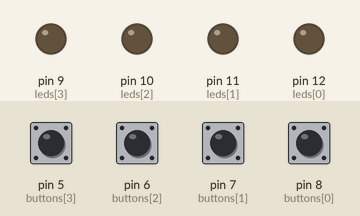
Simulated run of this sketch. Board: Arduino Uno, built with avr-gcc and run on an emulated ATmega328P. On the bench: output pins drawn as LEDs (lit = HIGH). The test bench sets the inputs (shaded band); at power-on: pin 5 (buttons[3]), pin 6 (buttons[2]), pin 7 (buttons[1]), pin 8 (buttons[0]) HIGH. What the sketch prints to the serial monitor is not drawn.

Above: at 2.2 s.
2.3 s: pin 5 (buttons[3]) pulled LOW for 0.15 s
At 3.6 s:
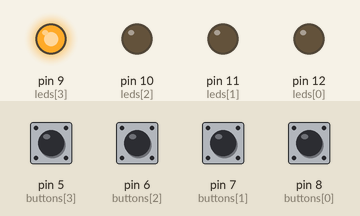
3.9 s: pin 6 (buttons[2]) pulled LOW for 0.15 s
At 4.8 s:
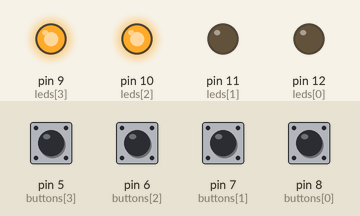
5.5 s: pin 7 (buttons[1]) pulled LOW for 0.15 s
At 6.0 s:
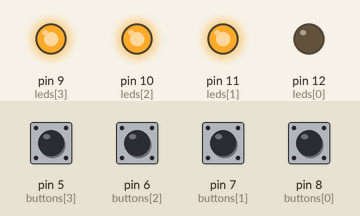
7.1 s: pin 5 (buttons[3]) pulled LOW for 0.15 s
At 8.4 s:
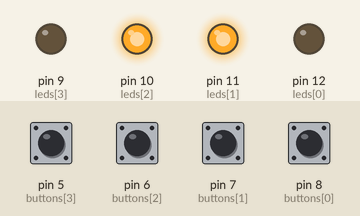
8.7 s: pin 8 (buttons[0]) pulled LOW for 0.15 s
At 9.7 s:
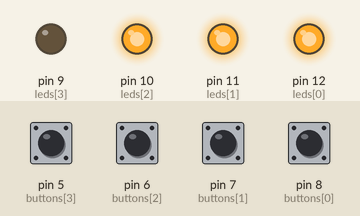
10.3 s: pin 6 (buttons[2]) pulled LOW for 0.15 s
At 10.9 s:
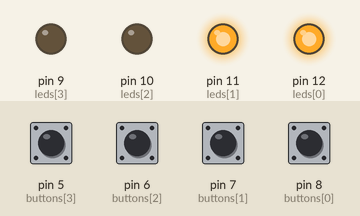
Timing chart, 0 to 12.9 s (numbered marks = the images above; inputs shaded):
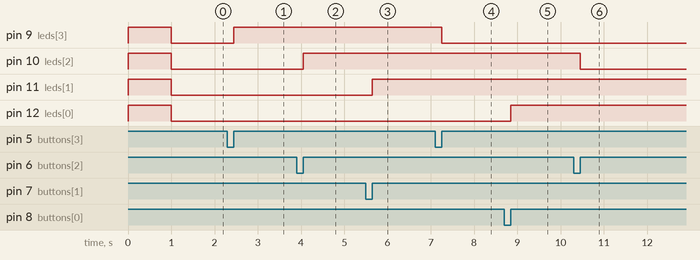

Measured:
- after the input at 2.3 s, pin 9 (leds[3]): LOW → HIGH after 0.15 s
- after the input at 3.9 s, pin 10 (leds[2]): LOW → HIGH after 0.15 s
- after the input at 5.5 s, pin 11 (leds[1]): LOW → HIGH after 0.15 s
- after the input at 7.1 s, pin 9 (leds[3]): HIGH → LOW after 0.15 s
- after the input at 8.7 s, pin 12 (leds[0]): LOW → HIGH after 0.15 s
- after the input at 10.3 s, pin 10 (leds[2]): HIGH → LOW after 0.15 s

The sketch:

foooot.ino
```cpp
// some hardware settings
const int num_buttons = 4;
int leds[num_buttons] = {12, 11, 10, 9}; // Pin numbers of the LEDs
int buttons[num_buttons] = {8, 7, 6, 5}; // Pin numbers of the Buttons

// some technical settings
unsigned long debounce_delay = 50;
int long_button_time = 700;

// initialize startup values
int page = 0;
bool page_set = false;

bool channel[num_buttons * num_buttons];
bool active_button[num_buttons];

unsigned long button_start[num_buttons];
unsigned long button_debounce[num_buttons];


unsigned long last_led_switch;

void setup() {
  for (int i = 0; i < num_buttons; i++) {
    // set everything up
    // pin modes...
    pinMode(leds[i], OUTPUT);
    pinMode(buttons[i], INPUT_PULLUP);

    // button states...
    button_start[i] = 0;
    active_button[i] = false;

    // boot signal
    digitalWrite(leds[i], HIGH);
  }
  // Start Midi transmitting
  Serial.begin(31250);

  // Boot ready
  delay(1000);
  for (int i = 0; i < num_buttons; i++) {
    digitalWrite(leds[i], LOW);
  }
}

void loop() {
  // loop over all buttons
  for (int i = 0; i < num_buttons; i++) {
    // read button state
    int reading = digitalRead(buttons[i]);

    //check if button state changed to active
    if (reading == LOW && active_button[i] == false && button_start[i] == 0) {
      // change button state
      active_button[i] = true;
      button_start[i] = millis();

    // check if button state is still active
    } else if (reading == LOW && active_button[i] == true) {
      // check if its a long press
      if ((button_start[i] != 0) && (millis() - button_start[i] > long_button_time)) {
        if (i != page)
          set_page(i); // change page on long press
        page_set = true;

        // LED blink if page is changed
        if (millis() - last_led_switch > 100) {
          digitalWrite(leds[i], digitalRead(leds[i]) ? LOW : HIGH);
          last_led_switch = millis();
        }
      }
    }

    // check if button is released
    if (reading == HIGH && active_button[i] == true) {
      active_button[i] = false;

      if (!page_set && (millis() - button_start[i] > debounce_delay)) {
        toggle_channel(i); // toggle channel only if its not a long press
      }

      // display current channel state when button is released
      // this is needed because the LED blinks when the page is changed
      if (page_set) {
        if(channel[page*num_buttons + i]) {
          digitalWrite(leds[i], HIGH);
        } else {
          digitalWrite(leds[i], LOW);
        }
      }
      // reset status stuff
      button_start[i] = 0;
      page_set = false;
    }
  }
}

// function to
void set_page(int new_page) {
  page = new_page;

  // update LEDs
  for (int i = 0; i < num_buttons; i++) {
    if (channel[page * num_buttons + i]) {
      digitalWrite(leds[i], HIGH);
    } else {
      digitalWrite(leds[i], LOW);
    }
  }
}

void toggle_channel(int i) {
  int ch = page * num_buttons + i; // calculates channel number
  digitalWrite(leds[i], channel[ch] ? LOW : HIGH); // update LED

  // Send Midi
  if(channel[ch]) {
    channel[ch] = false;
    Serial.write(byte(176));
    Serial.write(byte(20+ch));
    Serial.write(byte(0));
  } else {
    channel[ch] = true;
    Serial.write(byte(176));
    Serial.write(byte(20+ch));
    Serial.write(byte(127));
  }
}
```
